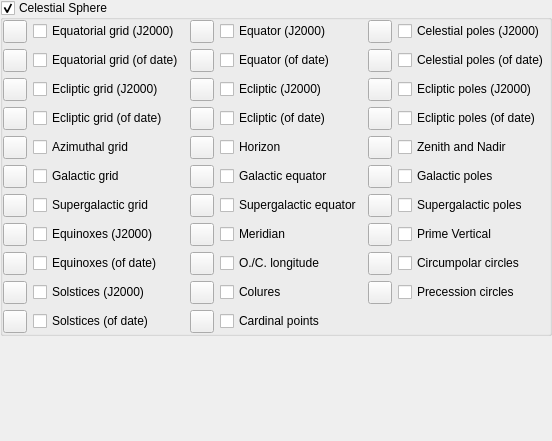
        <widget class="QWidget" name="page_markings">
         <layout class="QGridLayout" name="gridLayout_2">
          <property name="leftMargin">
           <number>0</number>
          </property>
          <property name="topMargin">
           <number>0</number>
          </property>
          <property name="rightMargin">
           <number>0</number>
          </property>
          <property name="bottomMargin">
           <number>0</number>
          </property>
          <property name="spacing">
           <number>0</number>
          </property>
          <item row="0" column="0">
           <widget class="QGroupBox" name="celestialSphereGroupBox">
            <property name="title">
             <string>Celestial Sphere</string>
            </property>
            <property name="flat">
             <bool>true</bool>
            </property>
            <property name="checkable">
             <bool>true</bool>
            </property>
            <layout class="QVBoxLayout" name="verticalLayout_10">
             <property name="leftMargin">
              <number>0</number>
             </property>
             <property name="topMargin">
              <number>0</number>
             </property>
             <property name="rightMargin">
              <number>0</number>
             </property>
             <property name="bottomMargin">
              <number>0</number>
             </property>
             <item>
              <layout class="QGridLayout" name="gridLayout_16">
               <item row="0" column="0">
                <layout class="QGridLayout" name="gridLayout_9">
                 <item row="0" column="0">
                  <widget class="QToolButton" name="colorEquatorialJ2000Grid">
                   <property name="toolTip">
                    <string>Color of the equatorial grid (J2000.0)</string>
                   </property>
                   <property name="text">
                    <string notr="true"/>
                   </property>
                  </widget>
                 </item>
                 <item row="0" column="2">
                  <widget class="QToolButton" name="colorEquatorJ2000Line">
                   <property name="toolTip">
                    <string>Color of equator (J2000.0)</string>
                   </property>
                   <property name="text">
                    <string notr="true"/>
                   </property>
                  </widget>
                 </item>
                 <item row="2" column="0">
                  <widget class="QToolButton" name="colorEclipticGridJ2000">
                   <property name="toolTip">
                    <string>Color of the ecliptical grid (J2000.0)</string>
                   </property>
                   <property name="text">
                    <string notr="true"/>
                   </property>
                  </widget>
                 </item>
                 <item row="4" column="0">
                  <widget class="QToolButton" name="colorAzimuthalGrid">
                   <property name="toolTip">
                    <string>Color of the azimuthal grid</string>
                   </property>
                   <property name="text">
                    <string notr="true"/>
                   </property>
                  </widget>
                 </item>
                 <item row="3" column="0">
                  <widget class="QToolButton" name="colorEclipticGridOfDate">
                   <property name="toolTip">
                    <string>Color of the ecliptical grid (of date)</string>
                   </property>
                   <property name="text">
                    <string notr="true"/>
                   </property>
                  </widget>
                 </item>
                 <item row="1" column="0">
                  <widget class="QToolButton" name="colorEquatorialGrid">
                   <property name="toolTip">
                    <string>Color of the equatorial grid (of date)</string>
                   </property>
                   <property name="text">
                    <string notr="true"/>
                   </property>
                  </widget>
                 </item>
                 <item row="0" column="3">
                  <widget class="QCheckBox" name="showEquatorJ2000LineCheckBox">
                   <property name="toolTip">
                    <string>Show celestial equator of J2000.0.</string>
                   </property>
                   <property name="text">
                    <string>Equator (J2000)</string>
                   </property>
                  </widget>
                 </item>
                 <item row="1" column="3">
                  <widget class="QCheckBox" name="showEquatorLineCheckBox">
                   <property name="toolTip">
                    <string>Show celestial equator of current planet and date.</string>
                   </property>
                   <property name="text">
                    <string>Equator (of date)</string>
                   </property>
                  </widget>
                 </item>
                 <item row="3" column="3">
                  <widget class="QCheckBox" name="showEclipticLineOfDateCheckBox">
                   <property name="toolTip">
                    <string>Show ecliptic line of current date.</string>
                   </property>
                   <property name="text">
                    <string>Ecliptic (of date)</string>
                   </property>
                  </widget>
                 </item>
                 <item row="2" column="3">
                  <widget class="QCheckBox" name="showEclipticLineJ2000CheckBox">
                   <property name="toolTip">
                    <string>Show ecliptic line of J2000.0 (VSOP87A fundamental plane).</string>
                   </property>
                   <property name="text">
                    <string>Ecliptic (J2000)</string>
                   </property>
                  </widget>
                 </item>
                 <item row="5" column="0">
                  <widget class="QToolButton" name="colorGalacticGrid">
                   <property name="toolTip">
                    <string>Color of the galactic grid</string>
                   </property>
                   <property name="text">
                    <string notr="true"/>
                   </property>
                  </widget>
                 </item>
                 <item row="6" column="0">
                  <widget class="QToolButton" name="colorSupergalacticGrid">
                   <property name="toolTip">
                    <string>Color of the supergalactic grid</string>
                   </property>
                   <property name="text">
                    <string notr="true"/>
                   </property>
                  </widget>
                 </item>
                 <item row="7" column="0">
                  <widget class="QToolButton" name="colorEquinoxJ2000Points">
                   <property name="toolTip">
                    <string>Color of the equinox points (J2000.0)</string>
                   </property>
                   <property name="text">
                    <string notr="true"/>
                   </property>
                  </widget>
                 </item>
                 <item row="8" column="0">
                  <widget class="QToolButton" name="colorEquinoxPoints">
                   <property name="toolTip">
                    <string>Color of the equinox points (of date)</string>
                   </property>
                   <property name="text">
                    <string notr="true"/>
                   </property>
                  </widget>
                 </item>
                 <item row="9" column="0">
                  <widget class="QToolButton" name="colorSolsticeJ2000Points">
                   <property name="toolTip">
                    <string>Color of the solstice points (J2000.0)</string>
                   </property>
                   <property name="text">
                    <string/>
                   </property>
                  </widget>
                 </item>
                 <item row="10" column="0">
                  <widget class="QToolButton" name="colorSolsticePoints">
                   <property name="toolTip">
                    <string>Color of the solstice points (of date)</string>
                   </property>
                   <property name="text">
                    <string/>
                   </property>
                  </widget>
                 </item>
                 <item row="2" column="2">
                  <widget class="QToolButton" name="colorEclipticLineJ2000">
                   <property name="toolTip">
                    <string>Color of ecliptic (J2000.0)</string>
                   </property>
                   <property name="text">
                    <string notr="true"/>
                   </property>
                  </widget>
                 </item>
                 <item row="1" column="2">
                  <widget class="QToolButton" name="colorEquatorLine">
                   <property name="toolTip">
                    <string>Color of equator (of date)</string>
                   </property>
                   <property name="text">
                    <string notr="true"/>
                   </property>
                  </widget>
                 </item>
                 <item row="3" column="2">
                  <widget class="QToolButton" name="colorEclipticLineOfDate">
                   <property name="toolTip">
                    <string>Color of ecliptic (of date)</string>
                   </property>
                   <property name="text">
                    <string notr="true"/>
                   </property>
                  </widget>
                 </item>
                 <item row="8" column="3">
                  <widget class="QCheckBox" name="showLongitudeLineCheckBox">
                   <property name="toolTip">
                    <string>Opposition/conjunction longitude line - the line of ecliptic longitude which passes through both ecliptic poles, the Sun and opposition point.</string>
                   </property>
                   <property name="text">
                    <string>O./C. longitude</string>
                   </property>
                  </widget>
                 </item>
                 <item row="8" column="2">
                  <widget class="QToolButton" name="colorLongitudeLine">
                   <property name="toolTip">
                    <string>Color of the opposition/conjunction longitude line</string>
                   </property>
                   <property name="text">
                    <string notr="true"/>
                   </property>
                  </widget>
                 </item>
                 <item row="7" column="2">
                  <widget class="QToolButton" name="colorMeridianLine">
                   <property name="toolTip">
                    <string>Color of meridian</string>
                   </property>
                   <property name="text">
                    <string notr="true"/>
                   </property>
                  </widget>
                 </item>
                 <item row="7" column="3">
                  <widget class="QCheckBox" name="showMeridianLineCheckBox">
                   <property name="toolTip">
                    <string>Show meridian line.</string>
                   </property>
                   <property name="text">
                    <string>Meridian</string>
                   </property>
                  </widget>
                 </item>
                 <item row="9" column="2">
                  <widget class="QToolButton" name="colorColuresLine">
                   <property name="toolTip">
                    <string>Color of colures</string>
                   </property>
                   <property name="text">
                    <string notr="true"/>
                   </property>
                  </widget>
                 </item>
                 <item row="10" column="2">
                  <widget class="QToolButton" name="colorCardinalPoints">
                   <property name="toolTip">
                    <string>Color of cardinal points</string>
                   </property>
                   <property name="text">
                    <string notr="true"/>
                   </property>
                  </widget>
                 </item>
                 <item row="5" column="2">
                  <widget class="QToolButton" name="colorGalacticEquatorLine">
                   <property name="toolTip">
                    <string>Color of galactic equator</string>
                   </property>
                   <property name="text">
                    <string notr="true"/>
                   </property>
                  </widget>
                 </item>
                 <item row="6" column="2">
                  <widget class="QToolButton" name="colorSupergalacticEquatorLine">
                   <property name="toolTip">
                    <string>Color of supergalactic equator</string>
                   </property>
                   <property name="text">
                    <string notr="true"/>
                   </property>
                  </widget>
                 </item>
                 <item row="5" column="3">
                  <widget class="QCheckBox" name="showGalacticEquatorLineCheckBox">
                   <property name="toolTip">
                    <string>Show Galactic equator line.</string>
                   </property>
                   <property name="text">
                    <string>Galactic equator</string>
                   </property>
                  </widget>
                 </item>
                 <item row="6" column="3">
                  <widget class="QCheckBox" name="showSupergalacticEquatorLineCheckBox">
                   <property name="toolTip">
                    <string>Show equator of de Vaucouleurs' Supergalactic coordinates (1976).</string>
                   </property>
                   <property name="text">
                    <string>Supergalactic equator</string>
                   </property>
                  </widget>
                 </item>
                 <item row="4" column="2">
                  <widget class="QToolButton" name="colorHorizonLine">
                   <property name="toolTip">
                    <string>Color of horizon</string>
                   </property>
                   <property name="text">
                    <string notr="true"/>
                   </property>
                  </widget>
                 </item>
                 <item row="4" column="1">
                  <widget class="QCheckBox" name="showAzimuthalGridCheckBox">
                   <property name="toolTip">
                    <string>Altitudes and azimuth (counted from North towards East).</string>
                   </property>
                   <property name="text">
                    <string>Azimuthal grid</string>
                   </property>
                  </widget>
                 </item>
                 <item row="3" column="1">
                  <widget class="QCheckBox" name="showEclipticGridOfDateCheckBox">
                   <property name="toolTip">
                    <string>Ecliptical coordinates for current date. Displayed on Earth only.</string>
                   </property>
                   <property name="text">
                    <string>Ecliptic grid (of date)</string>
                   </property>
                  </widget>
                 </item>
                 <item row="2" column="1">
                  <widget class="QCheckBox" name="showEclipticGridJ2000CheckBox">
                   <property name="toolTip">
                    <string>Ecliptical coordinates for J2000.0.</string>
                   </property>
                   <property name="text">
                    <string>Ecliptic grid (J2000)</string>
                   </property>
                  </widget>
                 </item>
                 <item row="5" column="1">
                  <widget class="QCheckBox" name="showGalacticGridCheckBox">
                   <property name="toolTip">
                    <string>Galactic Coordinates, System II (IAU 1958).</string>
                   </property>
                   <property name="text">
                    <string>Galactic grid</string>
                   </property>
                  </widget>
                 </item>
                 <item row="6" column="1">
                  <widget class="QCheckBox" name="showSupergalacticGridCheckBox">
                   <property name="toolTip">
                    <string>Show de Vaucouleurs' Supergalactic coordinates (1976), defined by the distribution of nearby galaxies.</string>
                   </property>
                   <property name="text">
                    <string>Supergalactic grid</string>
                   </property>
                  </widget>
                 </item>
                 <item row="0" column="1">
                  <widget class="QCheckBox" name="showEquatorialJ2000GridCheckBox">
                   <property name="toolTip">
                    <string>Equatorial coordinates of J2000.0.</string>
                   </property>
                   <property name="text">
                    <string>Equatorial grid (J2000)</string>
                   </property>
                  </widget>
                 </item>
                 <item row="7" column="1">
                  <widget class="QCheckBox" name="showEquinoxJ2000PointsCheckBox">
                   <property name="text">
                    <string>Equinoxes (J2000)</string>
                   </property>
                  </widget>
                 </item>
                 <item row="10" column="1">
                  <widget class="QCheckBox" name="showSolsticePointsCheckBox">
                   <property name="text">
                    <string>Solstices (of date)</string>
                   </property>
                  </widget>
                 </item>
                 <item row="1" column="1">
                  <widget class="QCheckBox" name="showEquatorialGridCheckBox">
                   <property name="toolTip">
                    <string>Equatorial coordinates of current date and planet.</string>
                   </property>
                   <property name="text">
                    <string>Equatorial grid (of date)</string>
                   </property>
                  </widget>
                 </item>
                 <item row="8" column="1">
                  <widget class="QCheckBox" name="showEquinoxPointsCheckBox">
                   <property name="text">
                    <string>Equinoxes (of date)</string>
                   </property>
                  </widget>
                 </item>
                 <item row="9" column="1">
                  <widget class="QCheckBox" name="showSolsticeJ2000PointsCheckBox">
                   <property name="text">
                    <string>Solstices (J2000)</string>
                   </property>
                  </widget>
                 </item>
                 <item row="9" column="3">
                  <widget class="QCheckBox" name="showColuresLineCheckBox">
                   <property name="toolTip">
                    <string>Show colures (great circles through poles and solstices/equinoxes).</string>
                   </property>
                   <property name="text">
                    <string>Colures</string>
                   </property>
                  </widget>
                 </item>
                 <item row="10" column="3">
                  <widget class="QCheckBox" name="showCardinalPointsCheckBox">
                   <property name="toolTip">
                    <string>Labels for the Cardinal and Ordinal directions.</string>
                   </property>
                   <property name="text">
                    <string>Cardinal points</string>
                   </property>
                  </widget>
                 </item>
                 <item row="0" column="4">
                  <widget class="QToolButton" name="colorCelestialJ2000Poles">
                   <property name="toolTip">
                    <string>Color of the celestial poles (J2000.0)</string>
                   </property>
                   <property name="text">
                    <string notr="true"/>
                   </property>
                  </widget>
                 </item>
                 <item row="4" column="3">
                  <widget class="QCheckBox" name="showHorizonLineCheckBox">
                   <property name="toolTip">
                    <string>Show mathematical horizon line.</string>
                   </property>
                   <property name="text">
                    <string>Horizon</string>
                   </property>
                  </widget>
                 </item>
                 <item row="0" column="5">
                  <widget class="QCheckBox" name="showCelestialJ2000PolesCheckBox">
                   <property name="toolTip">
                    <string>Show celestial poles of J2000.0.</string>
                   </property>
                   <property name="text">
                    <string>Celestial poles (J2000)</string>
                   </property>
                  </widget>
                 </item>
                 <item row="1" column="4">
                  <widget class="QToolButton" name="colorCelestialPoles">
                   <property name="toolTip">
                    <string>Color of celestial poles (of date)</string>
                   </property>
                   <property name="text">
                    <string notr="true"/>
                   </property>
                  </widget>
                 </item>
                 <item row="2" column="4">
                  <widget class="QToolButton" name="colorEclipticJ2000Poles">
                   <property name="toolTip">
                    <string>Color of the ecliptic poles (J2000.0)</string>
                   </property>
                   <property name="text">
                    <string notr="true"/>
                   </property>
                  </widget>
                 </item>
                 <item row="3" column="4">
                  <widget class="QToolButton" name="colorEclipticPoles">
                   <property name="toolTip">
                    <string>Color of ecliptic poles (of date)</string>
                   </property>
                   <property name="text">
                    <string notr="true"/>
                   </property>
                  </widget>
                 </item>
                 <item row="4" column="4">
                  <widget class="QToolButton" name="colorZenithNadir">
                   <property name="toolTip">
                    <string>Color of Zenith and Nadir</string>
                   </property>
                   <property name="text">
                    <string notr="true"/>
                   </property>
                  </widget>
                 </item>
                 <item row="5" column="4">
                  <widget class="QToolButton" name="colorGalacticPoles">
                   <property name="toolTip">
                    <string>Color of galactic poles</string>
                   </property>
                   <property name="text">
                    <string notr="true"/>
                   </property>
                  </widget>
                 </item>
                 <item row="1" column="5">
                  <widget class="QCheckBox" name="showCelestialPolesCheckBox">
                   <property name="toolTip">
                    <string>Show celestial poles of current planet and date.</string>
                   </property>
                   <property name="text">
                    <string>Celestial poles (of date)</string>
                   </property>
                  </widget>
                 </item>
                 <item row="2" column="5">
                  <widget class="QCheckBox" name="showEclipticJ2000PolesCheckBox">
                   <property name="toolTip">
                    <string>Show ecliptic poles of J2000.0</string>
                   </property>
                   <property name="text">
                    <string>Ecliptic poles (J2000)</string>
                   </property>
                  </widget>
                 </item>
                 <item row="3" column="5">
                  <widget class="QCheckBox" name="showEclipticPolesCheckBox">
                   <property name="toolTip">
                    <string>Show ecliptic poles of current date.</string>
                   </property>
                   <property name="text">
                    <string>Ecliptic poles (of date)</string>
                   </property>
                  </widget>
                 </item>
                 <item row="4" column="5">
                  <widget class="QCheckBox" name="showZenithNadirCheckBox">
                   <property name="text">
                    <string>Zenith and Nadir</string>
                   </property>
                  </widget>
                 </item>
                 <item row="6" column="4">
                  <widget class="QToolButton" name="colorSupergalacticPoles">
                   <property name="toolTip">
                    <string>Color of supergalactic poles</string>
                   </property>
                   <property name="text">
                    <string notr="true"/>
                   </property>
                  </widget>
                 </item>
                 <item row="7" column="4">
                  <widget class="QToolButton" name="colorPrimeVerticalLine">
                   <property name="toolTip">
                    <string>Color of Prime Vertical</string>
                   </property>
                   <property name="text">
                    <string notr="true"/>
                   </property>
                  </widget>
                 </item>
                 <item row="8" column="4">
                  <widget class="QToolButton" name="colorCircumpolarCircles">
                   <property name="toolTip">
                    <string>Color of circumpolar circles</string>
                   </property>
                   <property name="text">
                    <string notr="true"/>
                   </property>
                  </widget>
                 </item>
                 <item row="9" column="4">
                  <widget class="QToolButton" name="colorPrecessionCircles">
                   <property name="toolTip">
                    <string>Color of precession circles</string>
                   </property>
                   <property name="text">
                    <string notr="true"/>
                   </property>
                  </widget>
                 </item>
                 <item row="5" column="5">
                  <widget class="QCheckBox" name="showGalacticPolesCheckBox">
                   <property name="text">
                    <string>Galactic poles</string>
                   </property>
                  </widget>
                 </item>
                 <item row="6" column="5">
                  <widget class="QCheckBox" name="showSupergalacticPolesCheckBox">
                   <property name="text">
                    <string>Supergalactic poles</string>
                   </property>
                  </widget>
                 </item>
                 <item row="7" column="5">
                  <widget class="QCheckBox" name="showPrimeVerticalLineCheckBox">
                   <property name="toolTip">
                    <string>Show Prime (East-West) Vertical.</string>
                   </property>
                   <property name="text">
                    <string>Prime Vertical</string>
                   </property>
                  </widget>
                 </item>
                 <item row="8" column="5">
                  <widget class="QCheckBox" name="showCircumpolarCirclesCheckBox">
                   <property name="toolTip">
                    <string>These circles delimit stars which stay always above (respectively below) the mathematical horizon.</string>
                   </property>
                   <property name="text">
                    <string>Circumpolar circles</string>
                   </property>
                  </widget>
                 </item>
                 <item row="9" column="5">
                  <widget class="QCheckBox" name="showPrecessionCirclesCheckBox">
                   <property name="toolTip">
                    <string>Instantaneous circles of earth's axis on its motion around ecliptical poles. Displayed on Earth only.</string>
                   </property>
                   <property name="text">
                    <string>Precession circles</string>
                   </property>
                  </widget>
                 </item>
                </layout>
               </item>
              </layout>
             </item>
            </layout>
           </widget>
          </item>
          <item row="1" column="0">
           <spacer name="verticalSpacer_5">
            <property name="orientation">
             <enum>Qt::Vertical</enum>
            </property>
            <property name="sizeHint" stdset="0">
             <size>
              <width>20</width>
              <height>105</height>
             </size>
            </property>
           </spacer>
          </item>
         </layout>
        </widget>
